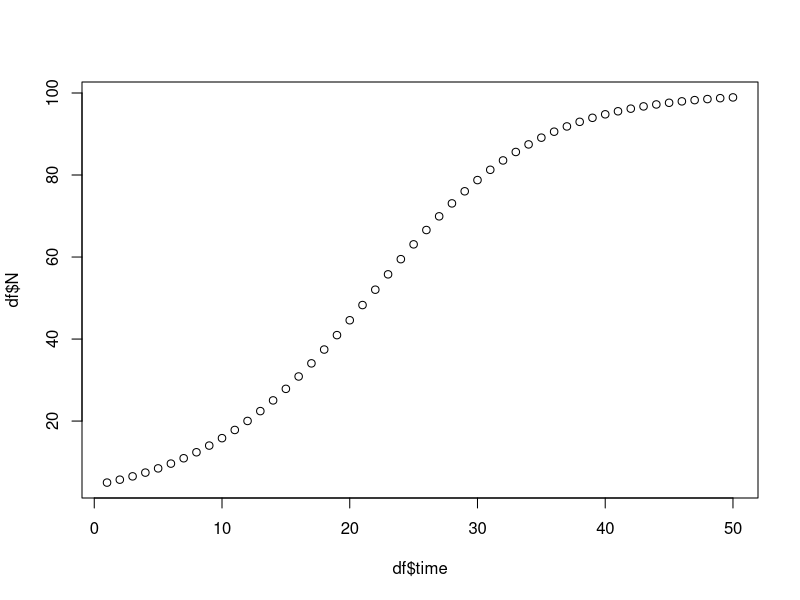

Write the R code that produced this figure. (Note: this script raises an error after producing the figure.)
#QS attempt at hw9

#Generate a time series of abundance for a population growing according to the discrete time logistic growth model

#<-1.15 #growth of 15% 
#K <- 100 #carrying capactiy 
#time = seq(from=1, to=50) #50 time steps 
#N=array(dim=c(1,length(time))); N[1]=5 #array to store goodie, initial pop of 5

#for (i in time[2:length(time)]){ 
#  N[i] = N[i-1]*r
#  }
  
#for (i in time[2:length(time)]){ 
#  N[i] = N[i-1]*r{
#    if (N<K)
#  }
#}

#N
#Why are these all 1's?
#matplot(t(N))

#Round2 

r<-.15 #growth of 15% 
K <- 100 #carrying capacity 
time = seq(from=1, to=50) #50 time steps 

# The equation 
eq <- function(N_p, r, K) {
  N_p + r*N_p*(1 - N_p/K)
}

# Generate time series 
pop <- function(N_i, time, r, K) {
  N <- rep(NA, length(time)) 
  N[1] <- N_i
  for (i in time[2:length(time)]) {
    N[i] <- eq(N[i-1], r, K)
  } 
  return(N)
}


# Begin grid search: i <- 1; j <- 1
#for(i in 1:length(b0_grid)){
#  b0_curr <- b0_grid[i]
#  for(j in 1:length(b1_grid)){
#    b1_curr <- b1_grid[j]
#    y_pred <- b0_curr + b1_curr*x
#    rss <- rss_1(y, y_pred)
#    rss_matrix[i,j] <- rss
#  }
#}

#Q1. Plot the data
#• Generate a model predicted time series of abundance for a population growing according to the discrete time logistic growth model
#• Pretend you don’t know the true parameters (r and K) and adjust them until your model fits the data pretty well (visually)

vals <- pop(N_i = 5, time, r, K)
df <- data.frame(time, N = vals)

# Plot the data.

plot(df$time, df$N)

#Q2.Create a function that returns the negative log likelihood of the 
#model parameters (r, K) given the data (Nt)
#•Use optim() or a grid search and the function you just created to 
#estimate the parameters of your model – remember to add the 
#variance as a third parameter to be estimated (or use its analytical MLE: SSE/n)

sd(df$N)

#Standard deviation = 34.69
sigma <- sd(df$N)
mean <- mean(df$N)

nll_1 <- function(r,K, sigma){
  -sum(dnorm(x=y, mean=r+K*time, sd=sigma, log=T))
}


fun_1 <- function(par){
  r <- par[1]
  K <- par[2]
  sigma <- par[3]
  mean <- r+K*time
  nll <- nll_1(r,K, sigma)
}

#optim() stuff 
fit <- optim(par=c(1,2,3), fn=fun_1)
optim_coef <- fit$par

optim_coef
#•Q3. How well can you estimate the model parameters?

#•Add observation error ( Nt + rnorm(mean=0, sd=?) ) to your data
#•Use optim() or a grid search and the function you just created to 
#estimate the parameters of your model based on this new data – 
#remember to add the variance as a third parameter to be estimated (or use its analytical MLE: SSE/n)

#•Q4. How well can you estimate the model parameters now?  
#Is there any evidence of correlation in your parameter estimates (e.g., a ridge in the likelihood surface)?

#•Start your model with observation error at 5% of K
#•Use optim() or a grid search and the function you just created to 
#estimate the parameters of your model based on this new data – 
#remember to add the variance as a third parameter to be estimated (or use its analytical MLE: SSE/n)

#•Q5. How well can you estimate the model parameters now?

#•Q6. Repeating this analysis starting at 90% of K, how well can you estimate the model parameters?